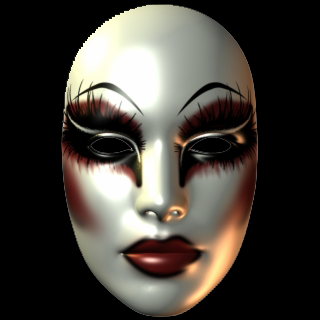
#> input picture test/Ressources/carnival-mask1.tif, 320 x 320 px
$ python Probe_filter_maske.py
#> lines starting #> are read from the running program, lines starting #| are printed output that depends on the picture
import cv2
import imutils

# Videostreaming o video de entrada
cap = cv2.VideoCapture(0)

# Lectura de la imagen a incrustar en el video
# image = cv2.imread('gorro_navidad.png', cv2.IMREAD_UNCHANGED)
# image = cv2.imread('tiara.png', cv2.IMREAD_UNCHANGED)
image = cv2.imread('carnival-mask1.tif', cv2.IMREAD_UNCHANGED)
#> image is the input picture: shape (320, 320, 4); mean B, G, R, A 56.5, 62.6, 67, 121.6

# Detector de rostros
faceClassif = cv2.CascadeClassifier(cv2.data.haarcascades + 'haarcascade_frontalface_default.xml')

while True:

    ret, frame = cap.read()
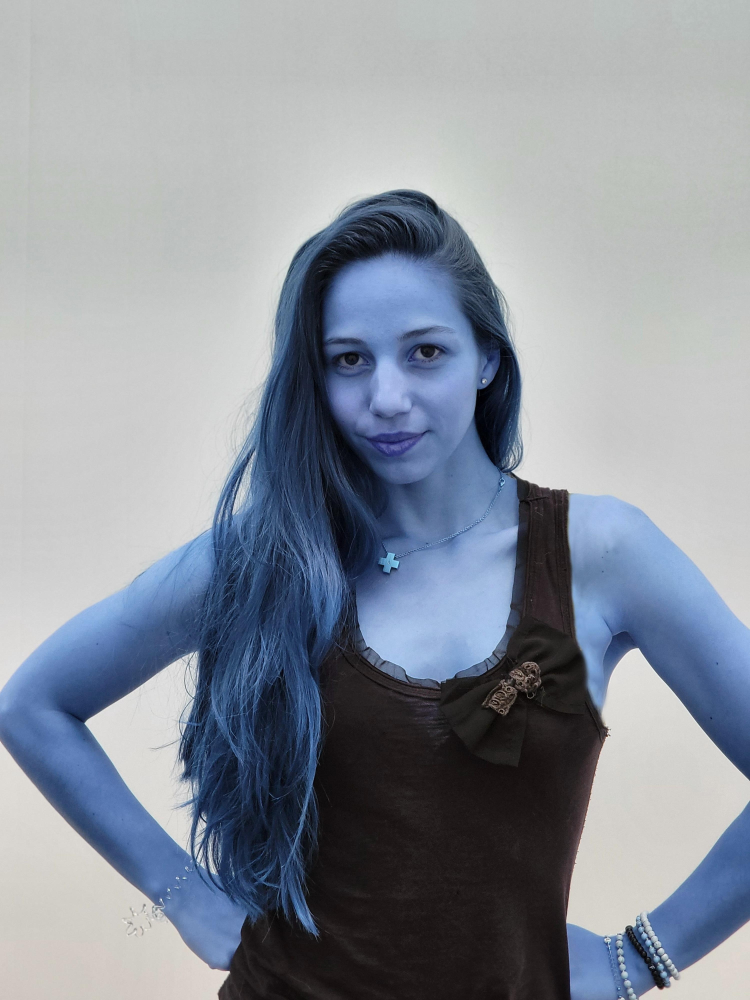
#> input picture test/Ressources/20220505_122532.jpg, 3000 x 4000 px, given in place of the camera (shown at 1/4 size)
#> frame is the input picture: shape (4000, 3000, 3); mean B, G, R 156.4, 145.5, 138.5
    if ret == False: break
    frame = imutils.resize(frame, width=640)
#> frame: shape (853, 640, 3)

    # Detección de los rostros presentes en el fotograma
    gray_frame = cv2.cvtColor(frame, cv2.COLOR_BGR2GRAY)
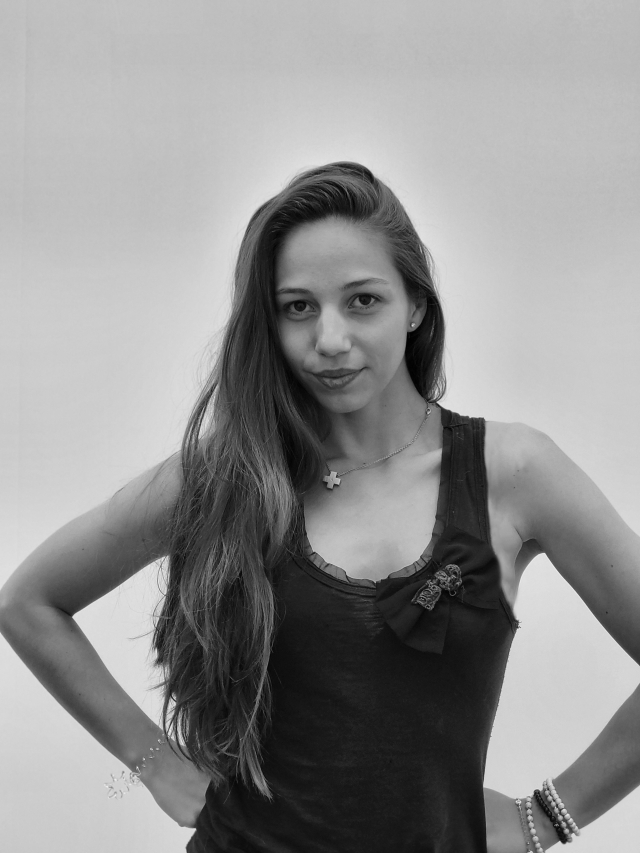
#> gray_frame: shape (853, 640); min 1, max 236, mean 144.6
    faces = faceClassif.detectMultiScale(gray_frame, 1.3, 5)
#> faces = [[244, 239, 174, 174]]

    for (x, y, w, h) in faces:
        #cv2.rectangle(frame, (x, y), (x + w, y + h), (0, 0, 255), cv2.FILLED)

        roi_gray = gray_frame[y:y + h, x:x + w]

        if len(faces) == 1:
            face_cache = faces
        elif face_cache is not None:
            faces = face_cache
        # Redimensionar la imagen de entrada de acuerdo al ancho del
        # rostro detectado
        resized_image = imutils.resize(image, width=w)
        filas_image = resized_image.shape[0]
        col_image = w

        # Determinar una porción del alto de la imagen de entrada
        # redimensionada
        porcion_alto = filas_image

        dif = 0

        # Si existe suficiente espacio sobre el rostro detectado
        # para insertar la imagen de entrada resimensionada
        # se visualizará dicha imagen
        if y + porcion_alto - filas_image >= 0:

            # Tomamos la sección de frame, en donde se va a ubicar
            # el gorro/tiara
            n_frame = frame[y + porcion_alto - filas_image: y + porcion_alto,
                      x: x + col_image]
        else:
            # Determinamos la sección de la imagen que excede a la del video
            dif = abs(y + porcion_alto - filas_image)
            # Tomamos la sección de frame, en donde se va a ubicar
            # el gorro/tiara
            n_frame = frame[0: y + porcion_alto,
                      x: x + col_image]

        # Determinamos la máscara que posee la imagen de entrada
        # redimensionada y también la invertimos
        mask = resized_image[:, :, 1]
        mask_inv = cv2.bitwise_not(mask)

        # Creamos una imagen con fondo negro y el gorro/tiara/2021
        # Luego creamos una imagen en donde en el fondo esté frame
        # y en negro el gorro/tiara/2021
        bg_black = cv2.bitwise_and(resized_image, resized_image, mask=mask)
        bg_black = bg_black[dif:, :, 0:3]
        bg_frame = cv2.bitwise_and(n_frame, n_frame, mask=mask_inv[dif:, :])

        # Sumamos las dos imágenes obtenidas
        result = cv2.add(bg_black, bg_frame)
        if y + porcion_alto - filas_image >= 0:
            frame[y + porcion_alto - filas_image: y + porcion_alto, x: x + col_image] = result

        else:
            frame[0: y + porcion_alto, x: x + col_image] = result
#> this loop made 1 pass
#> (x, y, w, h, filas_image, col_image, porcion_alto, dif) on pass 1: (244, 239, 174, 174, 174, 174, 174, 0)
#> pass 1, `roi_gray = gray_frame[y:y + h, x:x + w]`:
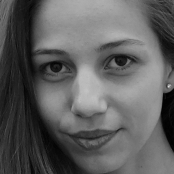
#> roi_gray: shape (174, 174); min 1, max 219, mean 94.4
#> pass 1, `resized_image = imutils.resize(image, width=w)`:
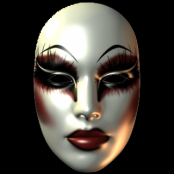
#> resized_image: shape (174, 174, 4); mean B, G, R, A 56.5, 62.6, 67, 121.6
#> pass 1, `n_frame = frame[y + porcion_alto - filas_image: y + porcion_alto, x: x..`:
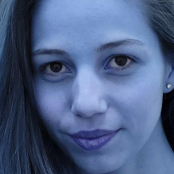
#> n_frame: shape (174, 174, 3); mean B, G, R 133.4, 95.6, 77.2
#> after the loop:
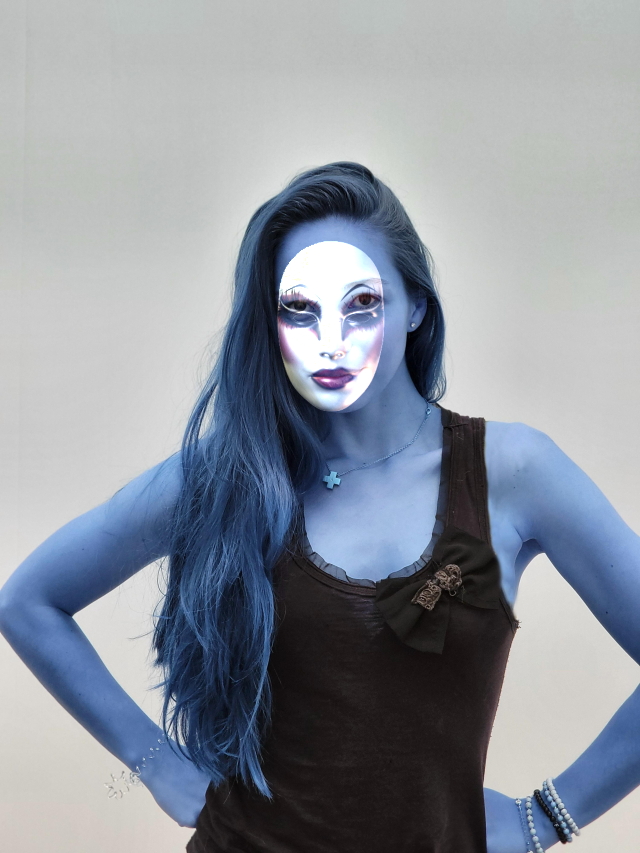
#> frame: shape (853, 640, 3); mean B, G, R 158, 147.9, 141.4
#> after the loop:
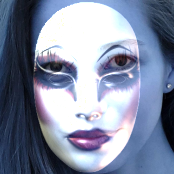
#> n_frame: shape (174, 174, 3); mean B, G, R 161.9, 138.9, 129.5

    cv2.imshow('frame', frame)

    k = cv2.waitKey(1) & 0xFF
#> (key Esc is pressed here)
    if k == 27:
        break
cap.release()
cv2.destroyAllWindows()
